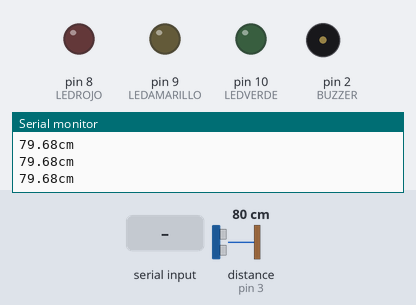
Recording of a sketch running on a simulated Arduino Uno, built with avr-gcc and run on an emulated ATmega328P. Parts: output pins drawn as LEDs (lit = HIGH), buzzer (waves = sounding), the last lines printed to the serial monitor. Wiring (inferred from the names in the program): ultrasonic range finder: trigger pin 4; echo pin 3. Inputs (shaded band) come from the test bench; at power-on: distance to the obstacle (sensor on pin 3) 80 cm. The echo pulse lasts 58.3 µs per cm; pins used as bus, display or sensor lines are not drawn.

Above: at 1.3 s.
1.4 s: distance to the obstacle (sensor on pin 3) set to 33 cm
3.2 s: distance to the obstacle (sensor on pin 3) set to 27 cm
At 4.38 s:
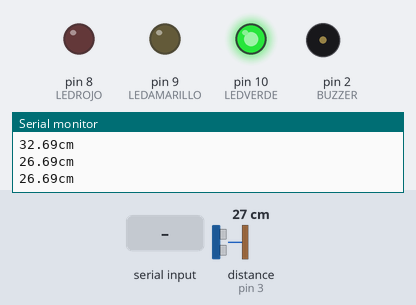
6.2 s: "B" received over Serial
At 6.64 s:
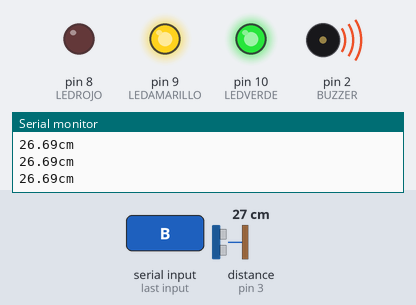
At 7.5 s:
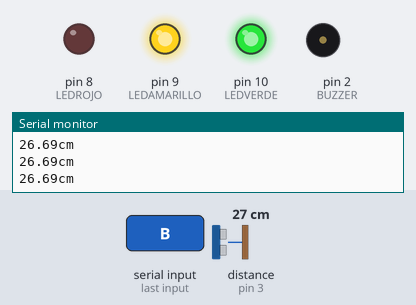
Timing chart, 0 to 14.2 s (numbered marks = the images above; inputs shaded):
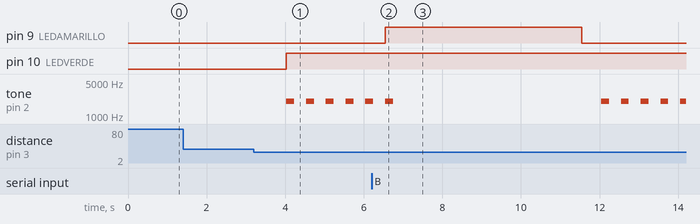

Measured:
- the behaviour switches between 31 and 30 cm on distance to the obstacle (sensor on pin 3) (found by bisection; images 0 and 1)
- after the input at 3.2 s, pin 10 (LEDVERDE): LOW → HIGH after 0.83 s; tone on pin 2 (BUZZER): alternates 2000 Hz for 0.20 s and silent for 0.30 s, starting after 0.83 s
- after the input at 6.2 s, pin 9 (LEDAMARILLO): LOW → HIGH after 0.34 s, → LOW 5.0 s later

The sketch:

sistema-aparcamiento-bluetooth.ino
```cpp
#define LEDVERDE 10
#define LEDAMARILLO 9
#define LEDROJO 8
#define TRIGGER 4
#define ECHO 3
#define BUZZER 2
char dato;
const float sonido = 34300.0;
const float umbral1 = 30.0;
const float umbral2 = 20.0;
const float umbral3 = 10.0;

void setup() {
  Serial.begin(9600);
  pinMode(LEDVERDE, OUTPUT);
  pinMode(LEDAMARILLO, OUTPUT);
  pinMode(LEDROJO, OUTPUT);
  pinMode(ECHO, INPUT);
  pinMode(TRIGGER, OUTPUT);
  pinMode(BUZZER, OUTPUT);
  apagarLEDs();
}

void loop() {
  iniciarTrigger();
  float distancia = calcularDistancia();
  apagarLEDs();
  if (distancia < umbral1)
    {alertas(distancia);}
  dato = Serial.read();
  switch(dato){
    case'A':
    digitalWrite(LEDVERDE, HIGH);
    delay(5000);
    digitalWrite(LEDVERDE, LOW);
    break;
    case'B':
    digitalWrite(LEDAMARILLO, HIGH);
    delay(5000);
    digitalWrite(LEDAMARILLO, LOW);
    break;
    case'C':
    digitalWrite(LEDROJO, HIGH);
    delay(5000);
    digitalWrite(LEDROJO, LOW);
    break;
  }
}

void apagarLEDs()
{
  digitalWrite(LEDVERDE, LOW);
  digitalWrite(LEDAMARILLO, LOW);
  digitalWrite(LEDROJO, LOW);
}

void alertas(float distancia)
{
  if (distancia < umbral1 && distancia >= umbral2)
  {
    digitalWrite(LEDVERDE, HIGH);
    tone(BUZZER, 2000, 200);
  }
  else if (distancia < umbral2 && distancia > umbral3)
  {
    digitalWrite(LEDAMARILLO, HIGH);
    tone(BUZZER, 2500, 200);
  }
  else if (distancia <= umbral3)
  {
    digitalWrite(LEDROJO, HIGH);
    tone(BUZZER, 3000, 200);
  }
}

float calcularDistancia()
{
  unsigned long tiempo = pulseIn(ECHO, HIGH);
  float distancia = tiempo * 0.000001 * sonido / 2.0;
  Serial.print(distancia);
  Serial.print("cm");
  Serial.println();
  delay(500);
  return distancia;
}

void iniciarTrigger()
{
  digitalWrite(TRIGGER, LOW);
  delayMicroseconds(2);
  digitalWrite(TRIGGER, HIGH);
  delayMicroseconds(10);
  digitalWrite(TRIGGER, LOW);
}
```
